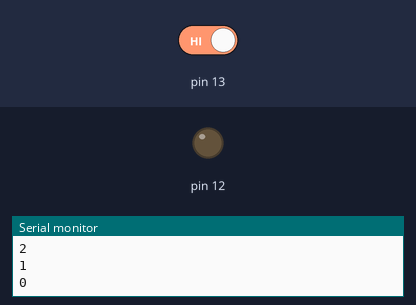
This sketch was run on a simulated Arduino Uno, built with avr-gcc and run on an emulated ATmega328P. Parts: output pins drawn as LEDs (lit = HIGH), the last lines printed to the serial monitor. Inputs (shaded band) come from the test bench; at power-on: pin 13 HIGH. Random numbers use the default seed unless the sketch sets one.

Above: at 10.6 s.
10.7 s: pin 13 driven HIGH
At 17.6 s:
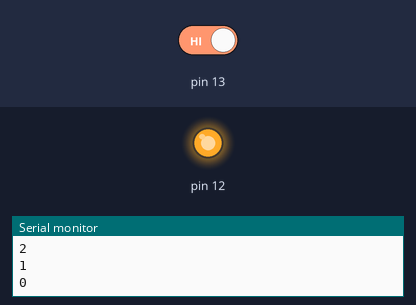
Timing chart, 0 to 20.2 s (numbered marks = the images above; inputs shaded):
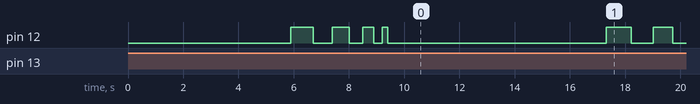

The sketch:

reaction_time_record_legacy.ino
```cpp
//  13   5V
//   |   |
//  -------
//  |  O  |
//  -------
//   |   |
//   R-GND
float time;
float rTime;
int ledstate=0;
float bTime = 100.00;
void setup() {
  pinMode(13, INPUT);
  pinMode(12,OUTPUT);
  Serial.begin(9600);
}

void loop() {
  delay(1000);
  Serial.println("Get Ready!");
  for (int i=4;i--;i<1){
    Serial.println(i);
    delay(1000);
  }
  for (int i=1000;i=i-100;i>0){
    digitalWrite(12,ledstate);
    ledstate = !ledstate;
    delay(i);
  }
  digitalWrite(12,0);
  delay(random(1000,5000));
  digitalWrite(12,HIGH);
  time = millis();
  while (digitalRead(13)==LOW){

  }
  digitalWrite(12,LOW);
  rTime = (millis()-time)/1000;
  Serial.print("Your time was,");Serial.print(rTime);Serial.println("s");
  if (rTime < bTime){
    bTime = rTime;
    Serial.print("You broke the record! new Best Time = ");Serial.println(bTime);Serial.println("s");
  }
  delay(1000);

}
```
